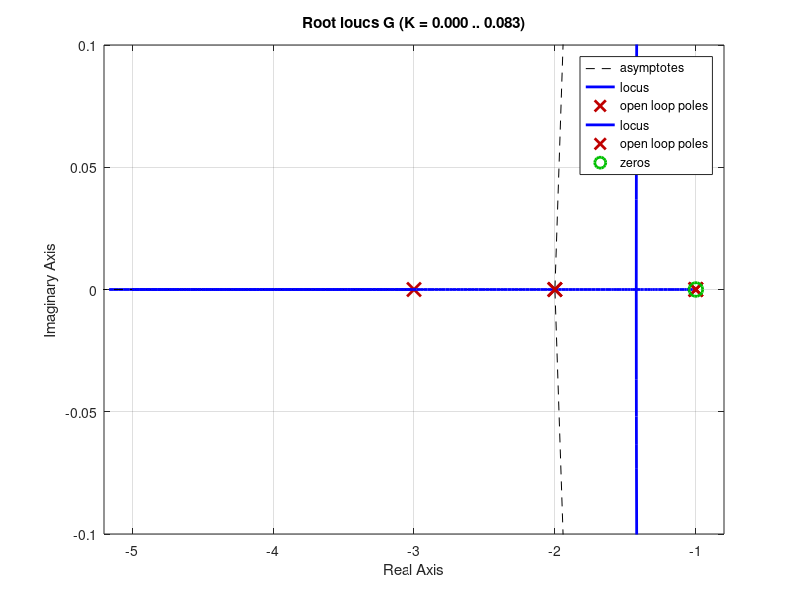
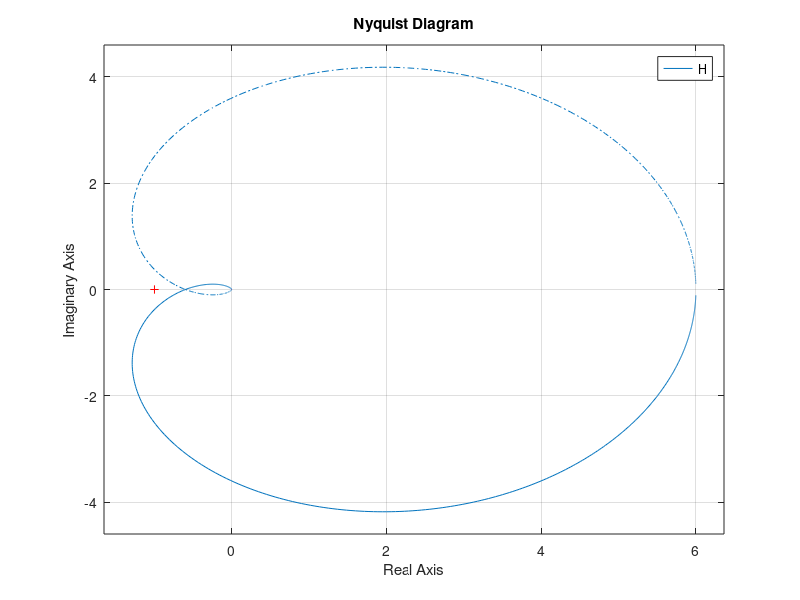
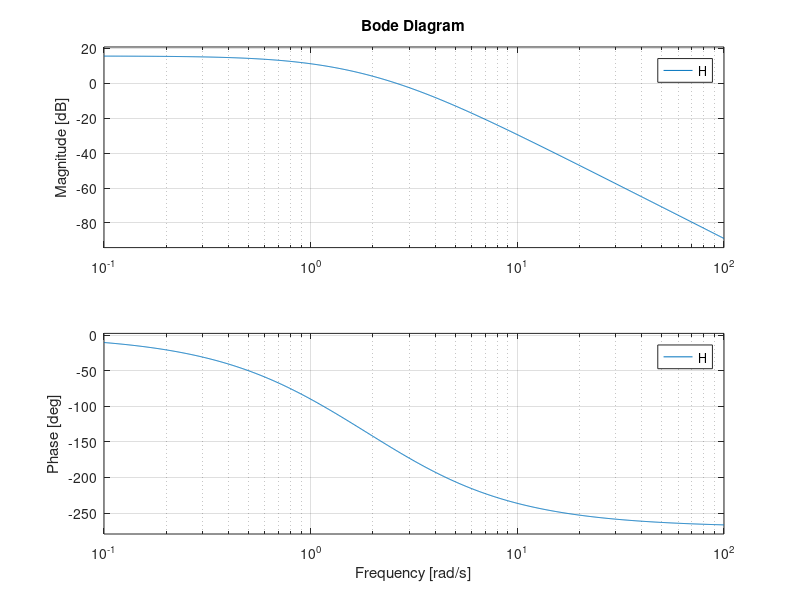

Write MATLAB code to recreate these figures, in order. (Note: this script raises an error after producing the figures.)
s=tf('s');
H=tf([36],[1 6 11 6]);
figure (1);
rlocus(H)
hold on
S=tf('s');
G=tf([36 36],[1 3 2]);
figure(1);
rlocus(G)
%nyquist
s=tf('s');
H=tf([36],[1 6 11 6]);
figure(2);
nyquist(H)
%bode
s=tf('s');
H=tf([36],[1 6 11 6]);
figure(3);
bode(H);
allmargin(H)
